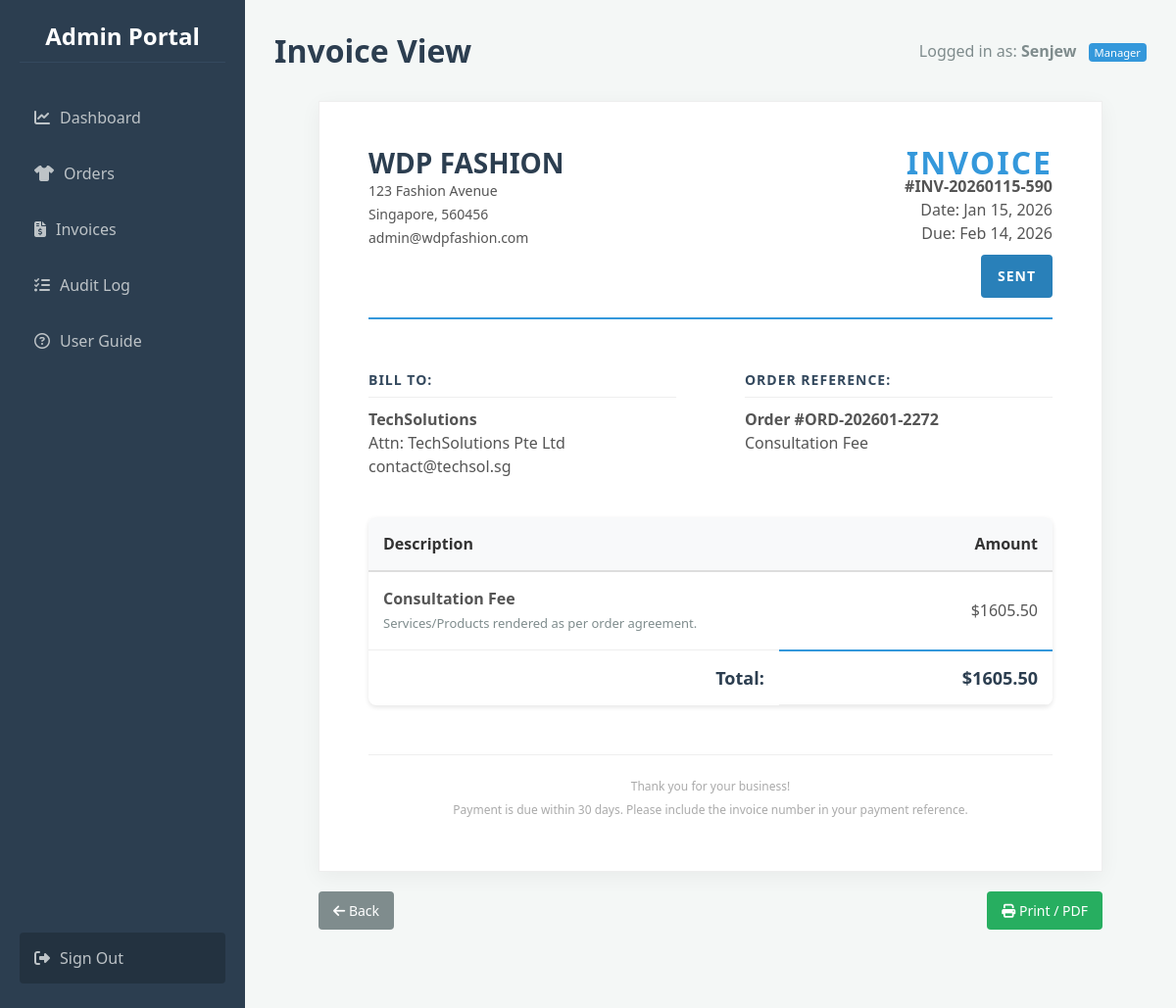
The page /invoices/view/3 (signed in) on the database its author committed.
### app.py (models this page shows)
class User(db.Model):
    id = db.Column(db.Integer, primary_key=True)
    custom_id = db.Column(db.String(50), unique=True)
    username = db.Column(db.String(100), unique=True, nullable=False)
    password = db.Column(db.String(100), nullable=False)
    role = db.Column(db.String(20), default='Staff')
    is_suspended = db.Column(db.Boolean, default=False)
    must_change_password = db.Column(db.Boolean, default=False)

class Invoice(db.Model):
    id = db.Column(db.Integer, primary_key=True)
    invoice_code = db.Column(db.String(50), unique=True, nullable=False)
    order_id = db.Column(db.Integer, db.ForeignKey('order.id'))
    client_id = db.Column(db.Integer, db.ForeignKey('client.id'), nullable=False)
    amount = db.Column(db.Float, nullable=False)
    status = db.Column(db.String(50), default='Pending')
    date_created = db.Column(db.DateTime, default=datetime.utcnow)
    date_due = db.Column(db.DateTime)
    client = db.relationship('Client', backref=db.backref('invoices', lazy=True))
    order = db.relationship('Order', backref=db.backref('invoice', uselist=False))

class Client(db.Model):
    id = db.Column(db.Integer, primary_key=True)
    name = db.Column(db.String(100), nullable=False)
    email = db.Column(db.String(100), nullable=False)
    company = db.Column(db.String(100))

class Order(db.Model):
    id = db.Column(db.Integer, primary_key=True)
    order_code = db.Column(db.String(50), unique=True)
    client_id = db.Column(db.Integer, db.ForeignKey('client.id'), nullable=False)
    description = db.Column(db.String(200), nullable=False)
    amount = db.Column(db.Float, nullable=False)
    date_placed = db.Column(db.DateTime, default=datetime.utcnow)
    status = db.Column(db.String(50), default='Pending')
    client = db.relationship('Client', backref=db.backref('orders', lazy=True))

### app.py (the view)
@app.route('/invoices/view/<int:invoice_id>')
def view_invoice(invoice_id):
    if 'user_id' not in session: return redirect(url_for('login'))
    invoice = Invoice.query.get_or_404(invoice_id)
    return render_template('view_invoice.html', invoice=invoice)

### app.py (called while the page is built)
@app.before_request
def load_user():
    g.user = None
    if 'user_id' in session: g.user = User.query.get(session['user_id'])

### templates/view_invoice.html (shortened to what this page needs)
{% extends "base.html" %}
{% block header %}
    <div style="display: flex; justify-content: space-between; align-items: center;">
        <span>Invoice View</span>
    </div>
{% endblock %}
{% block content %}
<div class="invoice-box">
    <div class="invoice-header">
        <div class="company-details">
            <h2>WDP Fashion</h2>
            <p style="font-size: 14px; margin-top: 5px;">
                123 Fashion Avenue<br>
                Singapore, 560456<br>
                admin@wdpfashion.com
            </p>
        </div>
        <div class="invoice-meta">
            <h1>INVOICE</h1>
            <p><strong>#{{ invoice.invoice_code }}</strong></p>
            <p>Date: {{ invoice.date_created.strftime('%b %d, %Y') }}</p>
            <p>Due: {{ invoice.date_due.strftime('%b %d, %Y') }}</p>
            <div class="status-stamp st-{{ invoice.status }}">
                {{ invoice.status }}
            </div>
        </div>
    </div>
    <div class="info-section">
        <div class="bill-to" style="width: 45%;">
            <h3>Bill To:</h3>
            <strong>{{ invoice.client.company }}</strong><br>
            Attn: {{ invoice.client.name }}<br>
            {{ invoice.client.email }}
        </div>
        <div class="bill-to" style="width: 45%;">
            <h3>Order Reference:</h3>
            <strong>Order #{{ invoice.order.order_code }}</strong><br>
            {{ invoice.order.description }}
        </div>
    </div>
    <table class="invoice-table">
        <thead>
            <tr>
                <th style="width: 60%;">Description</th>
                <th style="text-align: right;">Amount</th>
            </tr>
        </thead>
        <tbody>
            <tr>
                <td>
                    <strong>{{ invoice.order.description }}</strong><br>
                    <span style="font-size: 13px; color: #7f8c8d;">Services/Products rendered as per order agreement.</span>
                </td>
                <td style="text-align: right;">${{ "%.2f"|format(invoice.amount) }}</td>
            </tr>
            <tr class="total-row">
                <td style="text-align: right; border:none;">Total:</td>
                <td style="text-align: right;">${{ "%.2f"|format(invoice.amount) }}</td>
            </tr>
        </tbody>
    </table>
    <div class="invoice-footer">
        <p>Thank you for your business!</p>
        <p>Payment is due within 30 days. Please include the invoice number in your payment reference.</p>
    </div>
</div>
<div class="actions-bar no-print">
    <a href="{{ url_for('invoices') }}" class="btn btn-secondary" style="margin-right: auto;">
        <i class="fa-solid fa-arrow-left"></i> Back
    </a>
    {% if g.user.role == 'SuperAdmin' %}
        <a href="{{ url_for('edit_invoice', invoice_id=invoice.id) }}" class="btn btn-primary">
            <i class="fa-solid fa-pen-to-square"></i> Edit
        </a>
        <button onclick="window.print()" class="btn btn-print">
            <i class="fa-solid fa-print"></i> Print / PDF
        </button>
        <form id="deleteForm" action="{{ url_for('delete_invoice', invoice_id=invoice.id) }}" method="POST" style="display: inline;">
            <button type="button" class="btn btn-danger" onclick="showDeleteModal()">
                <i class="fa-solid fa-trash"></i> Delete
            </button>
        </form>
    {% else %}
        <button onclick="window.print()" class="btn btn-print">
            <i class="fa-solid fa-print"></i> Print / PDF
        </button>
    {% endif %}
</div>
{% endblock %}

### templates/base.html (shortened to what this page needs)
<!DOCTYPE html>
<html lang="en">
<head>
    <link rel="stylesheet" href="https://cdnjs.cloudflare.com/ajax/libs/font-awesome/6.4.0/css/all.min.css">
    <link rel="stylesheet" href="{{ url_for('static', filename='style.css') }}">
</head>
<body>
    <nav class="sidebar">
        <h2>Admin Portal</h2>
        <a href="{{ url_for('dashboard') }}" class="{{ 'active' if request.path == '/dashboard' else '' }}">
            <i class="fa-solid fa-chart-line" style="margin-right: 10px;"></i>Dashboard
        </a>
        <a href="{{ url_for('orders') }}" class="{{ 'active' if request.path == '/orders' else '' }}">
            <i class="fa-solid fa-shirt" style="margin-right: 10px;"></i>Orders
        </a>
        <a href="{{ url_for('invoices') }}" class="{{ 'active' if request.path == '/invoices' else '' }}">
            <i class="fa-solid fa-file-invoice-dollar" style="margin-right: 10px;"></i>Invoices
        </a>
        <a href="{{ url_for('audit_log') }}" class="{{ 'active' if request.path == '/audit' else '' }}">
            <i class="fa-solid fa-list-check" style="margin-right: 10px;"></i>Audit Log
        </a>
        <a href="{{ url_for('guide') }}" class="{{ 'active' if request.path == '/guide' else '' }}">
            <i class="fa-regular fa-circle-question" style="margin-right: 10px;"></i>User Guide
        </a>
        <a href="{{ url_for('logout') }}" style="margin-top: auto; background: rgba(0,0,0,0.2);">
            <i class="fa-solid fa-right-from-bracket" style="margin-right: 10px;"></i>Sign Out
        </a>
    </nav>
    <div class="main-content">
        <div class="header">
            <h1>{% block header %}{% endblock %}</h1>
            <div class="user-info" style="color: #7f8c8d;">
                {% if g.user %}
                    Logged in as: <strong>{{ g.user.username }}</strong>
                    <span class="role-badge" style="background-color: #3498db; color: white;">{{ g.user.role }}</span>
                {% else %}
                    Guest
                {% endif %}
            </div>
        </div>
        <div class="content-area">
            {% block content %}{% endblock %}
        </div>
    </div>
</body>
</html>

### static/style.css (style rules this page uses)
* { box-sizing: border_box; margin: 0; padding: 0; font-family: 'Segoe UI', Tahoma, Geneva, Verdana, sans-serif; }
body { background-color: #f4f7f6; display: flex; min-height: 100vh; }
.sidebar { width: 250px; background-color: #2c3e50; color: white; padding: 20px; display: flex; flex-direction: column; }
.sidebar h2 { margin-bottom: 30px; font-size: 24px; text-align: center; border-bottom: 1px solid #34495e; padding-bottom: 10px; }
.sidebar a { color: #bdc3c7; text-decoration: none; padding: 15px; margin-bottom: 5px; border-radius: 4px; transition: 0.3s; }
.main-content { flex: 1; padding: 30px; overflow-y: auto; }
.header { display: flex; justify-content: space-between; align-items: center; margin-bottom: 30px; }
table { width: 100%; border-collapse: collapse; background: white; border-radius: 8px; overflow: hidden; box-shadow: 0 2px 5px rgba(0,0,0,0.1); }
th, td { padding: 15px; text-align: left; border-bottom: 1px solid #ecf0f1; }
th { background-color: #34495e; color: white; }
.btn { padding: 10px 15px; border-radius: 4px; text-decoration: none; color: white; border: none; cursor: pointer; font-size: 14px; }

### templates/base.html (style rules this page uses)
* { box-sizing: border-box; margin: 0; padding: 0; font-family: 'Segoe UI', Tahoma, Geneva, Verdana, sans-serif; }
body { background-color: #f4f7f6; display: flex; min-height: 100vh; }
.sidebar { width: 250px; background-color: #2c3e50; color: white; padding: 20px; display: flex; flex-direction: column; flex-shrink: 0; }
.sidebar h2 { margin-bottom: 30px; font-size: 24px; text-align: center; border-bottom: 1px solid #34495e; padding-bottom: 10px; }
.sidebar a { color: #bdc3c7; text-decoration: none; padding: 15px; margin-bottom: 5px; border-radius: 4px; transition: 0.3s; display: block; }
.main-content { flex: 1; padding: 30px; overflow-y: auto; }
.header { display: flex; justify-content: space-between; align-items: center; margin-bottom: 30px; }
.header h1 { color: #2c3e50; }
.role-badge { font-size: 0.7em; padding: 2px 6px; border-radius: 4px; background: rgba(255,255,255,0.2); margin-left: 8px; vertical-align: middle; }
.btn { border: none; color: white; cursor: pointer; display: inline-block; text-align: center; text-decoration: none; }
.btn-secondary { background-color: #7f8c8d; }

### templates/view_invoice.html (style rules this page uses)
.invoice-box { max-width: 800px; margin: 0 auto; padding: 50px; border: 1px solid #eee; box-shadow: 0 5px 20px rgba(0,0,0,0.05); font-size: 16px; line-height: 24px; color: #555; background: white; font-family: 'Helvetica Neue', 'Helvetica', Helvetica, Arial, sans-serif; }
.invoice-header { display: flex; justify-content: space-between; margin-bottom: 50px; border-bottom: 2px solid #3498db; padding-bottom: 20px; }
.company-details h2 { margin: 0; color: #2c3e50; font-size: 28px; text-transform: uppercase; }
.invoice-meta { text-align: right; }
.invoice-meta h1 { margin: 0; font-size: 32px; color: #3498db; text-transform: uppercase; letter-spacing: 2px; }
.info-section { display: flex; justify-content: space-between; margin-bottom: 40px; }
.bill-to h3 { margin-top: 0; color: #34495e; font-size: 14px; text-transform: uppercase; letter-spacing: 1px; border-bottom: 1px solid #eee; padding-bottom: 5px; margin-bottom: 10px; width: 100%; }
.status-stamp { display: inline-block; padding: 8px 15px; font-weight: 800; text-transform: uppercase; font-size: 14px; border-radius: 4px; margin-top: 10px; color: white; letter-spacing: 1px; }
.st-Sent { background-color: #2980b9; border: 2px solid #2980b9; }
.invoice-table { width: 100%; border-collapse: collapse; margin-bottom: 30px; }
.invoice-table th { background: #f8f9fa; color: #333; font-weight: bold; padding: 15px; text-align: left; border-bottom: 2px solid #ddd; }
.invoice-table td { padding: 15px; border-bottom: 1px solid #eee; }
.invoice-table .total-row td { border-top: 2px solid #3498db; font-weight: bold; font-size: 18px; color: #2c3e50; }
.invoice-footer { text-align: center; margin-top: 50px; font-size: 12px; color: #aaa; border-top: 1px solid #eee; padding-top: 20px; }
.actions-bar { max-width: 800px; margin: 20px auto 50px; text-align: right; display: flex; justify-content: flex-end; align-items: center; gap: 10px; }
.btn-print { background-color: #27ae60; color: white; }

### rows shown on the page
User: user.username "Senjew", user.role "Manager"
Invoice: invoice_code "INV-20260115-590", date_created "Jan 15, 2026", date_due "Feb 14, 2026", status "SENT", amount "1605.50"
Client: client.company "TechSolutions", client.name "TechSolutions Pte Ltd", client.email "contact@techsol.sg"
Order: order.order_code "ORD-202601-2272", order.description "Consultation Fee"
